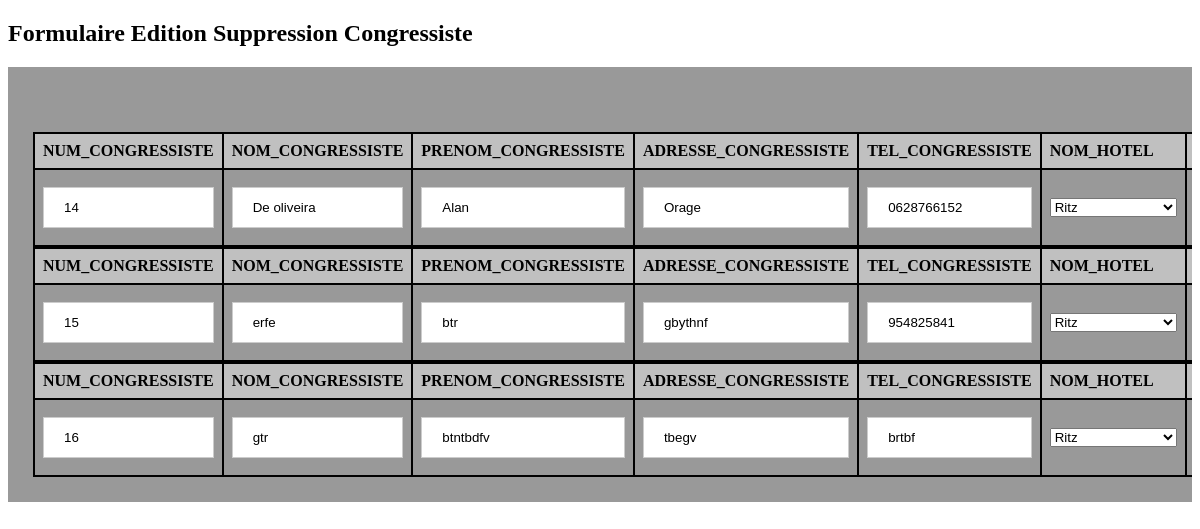
The page /?controleur=EditionSuppression on the database its author committed.
### tables this page shows
CREATE TABLE IF NOT EXISTS `congressiste` (
  `NUM_CONGRESSISTE` int(2) NOT NULL AUTO_INCREMENT,
  `NUM_ORGANISME` int(2) DEFAULT NULL,
  `NUM_HOTEL` int(2) DEFAULT NULL,
  `NOM_CONGRESSISTE` char(32) DEFAULT NULL,
  `PRENOM_CONGRESSISTE` char(32) DEFAULT NULL,
  `ADRESSE_CONGRESSISTE` char(50) DEFAULT NULL,
  `TEL_CONGRESSISTE` char(10) DEFAULT NULL,
  `DATE_INSCRIPTION` date DEFAULT NULL,
  `CODE_ACCOMPAGNATEUR` tinyint(1) DEFAULT NULL,
  PRIMARY KEY (`NUM_CONGRESSISTE`),
  KEY `I_FK_CONGRESSISTE_ORGANISME_PAYEUR` (`NUM_ORGANISME`),
  KEY `I_FK_CONGRESSISTE_HOTEL` (`NUM_HOTEL`)
);

### index.php (called while the page is built, shortened)
<?php
$c=new $class();
$c->post = $_POST;
if (isset($_REQUEST["todo"])){
    $todo = $_REQUEST["todo"];
}
else{
    $todo = "initialiser";
}
$callback="todo_".$todo;
$call=call_user_func_array(array($c,$callback), array());
include ("./vue/vue." . $c->vue . ".php");
?>

### modele/modele.hello.php (called while the page is built, shortened)
<?php
Class Modele_hello{
	private $conn;
	public function __construct(){
		$login = "root";
		$mdp = "";
		$bd = "bdanabase";
		$serveur = "localhost";
		try {
			$this->conn = new PDO("mysql:host=$serveur;dbname=$bd", $login, $mdp,
			array(PDO::MYSQL_ATTR_INIT_COMMAND => 'SET NAMES \'UTF8\''));
			$this->conn->setAttribute(PDO::ATTR_ERRMODE, PDO::ERRMODE_EXCEPTION);
		} catch (PDOException $e) {
			print "Erreur de connexion PDO ";
			die();
		}
	}
	public function getListeNom(){
		$req = $this->conn->prepare("select * from congressiste ORDER BY NOM_CONGRESSISTE");
		$req->execute();
		return $req->fetchAll(PDO::FETCH_OBJ);
	}
	public function getHotel()
	{
		$req = $this->conn->prepare("SELECT NUM_HOTEL,NOM_HOTEL FROM hotel");
		$req->execute();
		return $req->fetchAll(PDO::FETCH_OBJ);
	}
}

### controleur/controleur.EditionSuppression.php (called while the page is built, shortened)
<?php
include ("./modele/modele.hello.php");
class controleur_EditionSuppression
{
	public $data;
	public $modele;
    public function __construct()
    {
        $this->modele = new Modele_hello();
    }
    public function todo_initialiser()
    {
        $this->data["unCongressiste"] = $this->modele->getListeNom();
        $this->data["listeHotel"] = $this->modele->getHotel();
    }
}

### vue/vue.EditionSuppr.php (the view, shortened to what this page needs)
<?php
include "./vue/entete.html.php";
?>
<h2>Formulaire Edition Suppression Congressiste</h2>
<div class="form">
    <form class="form_content" action="./?controleur=EditionSuppression" method="POST">
        <div class="container">
            <?php foreach ($c->data["unCongressiste"] as $uncongre) { ?>
                <table class="edit">
                    <thead>
                        <tr>
                            <th> NUM_CONGRESSISTE </th> <th>NOM_CONGRESSISTE</th><th>PRENOM_CONGRESSISTE</th><th>ADRESSE_CONGRESSISTE</th><th>TEL_CONGRESSISTE</th><th>NOM_HOTEL</th><th></th>
                        </tr>
                    </thead>
                    <tbody>
                        <tr>
                            <td><input type="text" name="num" value="<?php echo $uncongre->NUM_CONGRESSISTE ?>" /> </td>
                            <td><input type="text" name="nom" value="<?php echo $uncongre->NOM_CONGRESSISTE ?>" /> </td>
                            <td><input type="text" name="prenom" value="<?php echo $uncongre->PRENOM_CONGRESSISTE ?>" /></td>
                            <td><input type="text" name="adresse" value="<?php echo $uncongre->ADRESSE_CONGRESSISTE ?>" /></td>
                            <td><input type="text" name="tel" value="<?php echo $uncongre->TEL_CONGRESSISTE ?>" /></td>
                            <td>  <SELECT name="hotel">
        <?php foreach ($c->data["listeHotel"] as $hotel) { ?>
            <option value="<?php echo $hotel->NUM_HOTEL ?>"><?php echo $hotel->NOM_HOTEL ?></option>
        <?php } ?>
    </SELECT>
                            <td>
                        </tr>
                    </tbody>
                </table>
            <?php
            } ?>
            <?php
            include "./vue/pied.html.php";
            ?>

### vue/entete.html.php (shortened to what this page needs)
<!DOCTYPE html PUBLIC "-//W3C//DTD HTML 4.01 Transitional//EN" "http://www.w3.org/TR/html4/loose.dtd">
<html>
<head>
</head>
<body>

### vue/pied.html.php
</body>
</html>

### css/hello.css (style rules this page uses)
input[type=text] { width: 100%; padding: 12px 20px; margin: 8px 0; display: inline-block; border: 1px solid #ccc; box-sizing: border-box; }
.form { width: 100%!important; height: 100%; overflow: auto; background-color: rgb(0,0,0); background-color: rgba(0,0,0,0.4); padding-top: 40px; }
.container { padding: 25px; }
table.edit { border-collapse: collapse; width: auto!important; height: auto!important; }
th, td { text-align: left; padding: 8px; border: 2px solid black; }
th { background-color: #C0C0C0; }
tbody { border: 1px solid black; }
table.edit { width: auto; height: auto; }

### rows shown on the page
congressiste: num "14", nom "De oliveira", prenom "Alan", adresse "Orage", tel "0628766152"
congressiste: num "15", nom "erfe", prenom "btr", adresse "gbythnf", tel "954825841"
congressiste: num "16", nom "gtr", prenom "btntbdfv", adresse "tbegv", tel "brtbf"

### other values the page prints
form field hotel "Ritz"
